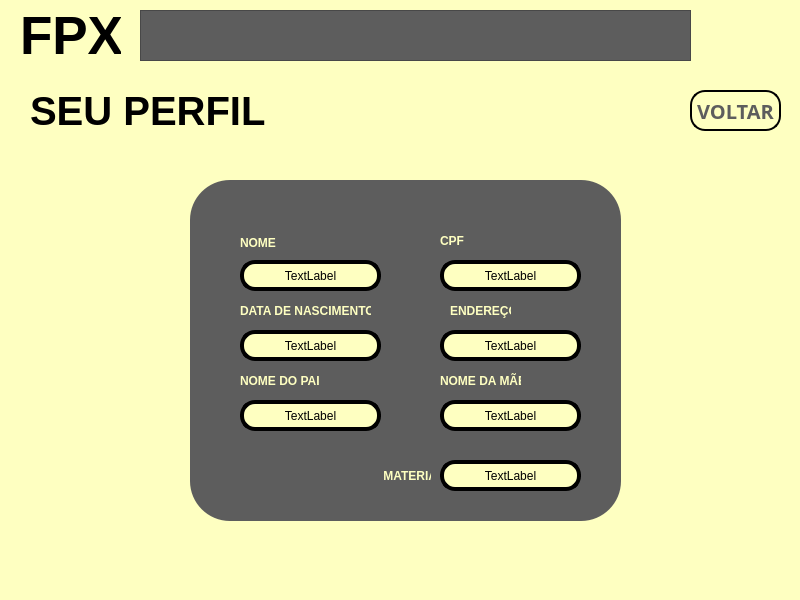
<?xml version="1.0" encoding="UTF-8"?>
<ui version="4.0">
 <class>MainWindow</class>
 <widget class="QMainWindow" name="MainWindow">
  <property name="geometry">
   <rect>
    <x>0</x>
    <y>0</y>
    <width>800</width>
    <height>600</height>
   </rect>
  </property>
  <property name="minimumSize">
   <size>
    <width>800</width>
    <height>600</height>
   </size>
  </property>
  <property name="maximumSize">
   <size>
    <width>800</width>
    <height>600</height>
   </size>
  </property>
  <property name="windowTitle">
   <string>Meu Perfil</string>
  </property>
  <property name="windowIcon">
   <iconset>
    <normaloff>../../../Downloads/guilherme puto/sources/Icone janela.png</normaloff>../../../Downloads/guilherme puto/sources/Icone janela.png</iconset>
  </property>
  <property name="styleSheet">
   <string notr="true">background-color: rgb(254, 255, 193);</string>
  </property>
  <widget class="QWidget" name="centralwidget">
   <widget class="QLabel" name="label">
    <property name="geometry">
     <rect>
      <x>20</x>
      <y>10</y>
      <width>101</width>
      <height>51</height>
     </rect>
    </property>
    <property name="font">
     <font>
      <pointsize>40</pointsize>
      <weight>75</weight>
      <bold>true</bold>
     </font>
    </property>
    <property name="text">
     <string>FPX</string>
    </property>
   </widget>
   <widget class="QFrame" name="frame">
    <property name="geometry">
     <rect>
      <x>140</x>
      <y>10</y>
      <width>551</width>
      <height>51</height>
     </rect>
    </property>
    <property name="styleSheet">
     <string notr="true">background-color: rgb(93, 93, 93);</string>
    </property>
    <property name="frameShape">
     <enum>QFrame::StyledPanel</enum>
    </property>
    <property name="frameShadow">
     <enum>QFrame::Raised</enum>
    </property>
   </widget>
   <widget class="QLabel" name="label_2">
    <property name="geometry">
     <rect>
      <x>30</x>
      <y>80</y>
      <width>241</width>
      <height>61</height>
     </rect>
    </property>
    <property name="font">
     <font>
      <pointsize>30</pointsize>
      <weight>75</weight>
      <bold>true</bold>
     </font>
    </property>
    <property name="text">
     <string>SEU PERFIL</string>
    </property>
   </widget>
   <widget class="QFrame" name="frame_2">
    <property name="geometry">
     <rect>
      <x>190</x>
      <y>180</y>
      <width>431</width>
      <height>341</height>
     </rect>
    </property>
    <property name="styleSheet">
     <string notr="true">background-color: rgb(93, 93, 93);
border-radius: 40px;
border-style: outset;
border- width: 4px;</string>
    </property>
    <property name="frameShape">
     <enum>QFrame::StyledPanel</enum>
    </property>
    <property name="frameShadow">
     <enum>QFrame::Raised</enum>
    </property>
    <widget class="QLabel" name="label_3">
     <property name="geometry">
      <rect>
       <x>50</x>
       <y>80</y>
       <width>141</width>
       <height>31</height>
      </rect>
     </property>
     <property name="styleSheet">
      <string notr="true">background-color: rgb(254, 255, 193);
border-radius: 15px;
border-style: outset;
border-width: 4px;</string>
     </property>
     <property name="text">
      <string>TextLabel</string>
     </property>
     <property name="alignment">
      <set>Qt::AlignCenter</set>
     </property>
    </widget>
    <widget class="QLabel" name="label_5">
     <property name="geometry">
      <rect>
       <x>50</x>
       <y>150</y>
       <width>141</width>
       <height>31</height>
      </rect>
     </property>
     <property name="styleSheet">
      <string notr="true">background-color: rgb(254, 255, 193);
border-radius: 15px;
border-style: outset;
border-width: 4px;</string>
     </property>
     <property name="text">
      <string>TextLabel</string>
     </property>
     <property name="alignment">
      <set>Qt::AlignCenter</set>
     </property>
    </widget>
    <widget class="QLabel" name="label_7">
     <property name="geometry">
      <rect>
       <x>50</x>
       <y>220</y>
       <width>141</width>
       <height>31</height>
      </rect>
     </property>
     <property name="styleSheet">
      <string notr="true">background-color: rgb(254, 255, 193);
border-radius: 15px;
border-style: outset;
border-width: 4px;</string>
     </property>
     <property name="text">
      <string>TextLabel</string>
     </property>
     <property name="alignment">
      <set>Qt::AlignCenter</set>
     </property>
    </widget>
    <widget class="QLabel" name="label_8">
     <property name="geometry">
      <rect>
       <x>250</x>
       <y>220</y>
       <width>141</width>
       <height>31</height>
      </rect>
     </property>
     <property name="styleSheet">
      <string notr="true">background-color: rgb(254, 255, 193);
border-radius: 15px;
border-style: outset;
border-width: 4px;</string>
     </property>
     <property name="text">
      <string>TextLabel</string>
     </property>
     <property name="alignment">
      <set>Qt::AlignCenter</set>
     </property>
    </widget>
    <widget class="QLabel" name="label_9">
     <property name="geometry">
      <rect>
       <x>250</x>
       <y>150</y>
       <width>141</width>
       <height>31</height>
      </rect>
     </property>
     <property name="styleSheet">
      <string notr="true">background-color: rgb(254, 255, 193);
border-radius: 15px;
border-style: outset;
border-width: 4px;</string>
     </property>
     <property name="text">
      <string>TextLabel</string>
     </property>
     <property name="alignment">
      <set>Qt::AlignCenter</set>
     </property>
    </widget>
    <widget class="QLabel" name="label_10">
     <property name="geometry">
      <rect>
       <x>250</x>
       <y>80</y>
       <width>141</width>
       <height>31</height>
      </rect>
     </property>
     <property name="styleSheet">
      <string notr="true">background-color: rgb(254, 255, 193);
border-radius: 15px;
border-style: outset;
border-width: 4px;</string>
     </property>
     <property name="text">
      <string>TextLabel</string>
     </property>
     <property name="alignment">
      <set>Qt::AlignCenter</set>
     </property>
    </widget>
    <widget class="QLabel" name="label_11">
     <property name="geometry">
      <rect>
       <x>50</x>
       <y>52</y>
       <width>47</width>
       <height>21</height>
      </rect>
     </property>
     <property name="font">
      <font>
       <weight>75</weight>
       <bold>true</bold>
      </font>
     </property>
     <property name="styleSheet">
      <string notr="true">color: rgb(254, 255, 193);</string>
     </property>
     <property name="text">
      <string>NOME</string>
     </property>
    </widget>
    <widget class="QLabel" name="label_12">
     <property name="geometry">
      <rect>
       <x>250</x>
       <y>50</y>
       <width>47</width>
       <height>21</height>
      </rect>
     </property>
     <property name="font">
      <font>
       <weight>75</weight>
       <bold>true</bold>
      </font>
     </property>
     <property name="styleSheet">
      <string notr="true">color: rgb(254, 255, 193);</string>
     </property>
     <property name="text">
      <string>CPF</string>
     </property>
    </widget>
    <widget class="QLabel" name="label_13">
     <property name="geometry">
      <rect>
       <x>50</x>
       <y>120</y>
       <width>131</width>
       <height>21</height>
      </rect>
     </property>
     <property name="font">
      <font>
       <weight>75</weight>
       <bold>true</bold>
      </font>
     </property>
     <property name="styleSheet">
      <string notr="true">color: rgb(254, 255, 193);</string>
     </property>
     <property name="text">
      <string>DATA DE NASCIMENTO</string>
     </property>
    </widget>
    <widget class="QLabel" name="label_14">
     <property name="geometry">
      <rect>
       <x>260</x>
       <y>120</y>
       <width>61</width>
       <height>21</height>
      </rect>
     </property>
     <property name="font">
      <font>
       <weight>75</weight>
       <bold>true</bold>
      </font>
     </property>
     <property name="styleSheet">
      <string notr="true">color: rgb(254, 255, 193);</string>
     </property>
     <property name="text">
      <string>ENDEREÇO</string>
     </property>
    </widget>
    <widget class="QLabel" name="label_15">
     <property name="geometry">
      <rect>
       <x>50</x>
       <y>190</y>
       <width>81</width>
       <height>21</height>
      </rect>
     </property>
     <property name="font">
      <font>
       <weight>75</weight>
       <bold>true</bold>
      </font>
     </property>
     <property name="styleSheet">
      <string notr="true">color: rgb(254, 255, 193);</string>
     </property>
     <property name="text">
      <string>NOME DO PAI</string>
     </property>
    </widget>
    <widget class="QLabel" name="label_16">
     <property name="geometry">
      <rect>
       <x>250</x>
       <y>190</y>
       <width>81</width>
       <height>21</height>
      </rect>
     </property>
     <property name="font">
      <font>
       <weight>75</weight>
       <bold>true</bold>
      </font>
     </property>
     <property name="styleSheet">
      <string notr="true">color: rgb(254, 255, 193);</string>
     </property>
     <property name="text">
      <string>NOME DA MÃE</string>
     </property>
    </widget>
    <widget class="QLabel" name="label_17">
     <property name="geometry">
      <rect>
       <x>250</x>
       <y>280</y>
       <width>141</width>
       <height>31</height>
      </rect>
     </property>
     <property name="styleSheet">
      <string notr="true">background-color: rgb(254, 255, 193);
border-radius: 15px;
border-style: outset;
border-width: 4px;</string>
     </property>
     <property name="text">
      <string>TextLabel</string>
     </property>
     <property name="alignment">
      <set>Qt::AlignCenter</set>
     </property>
    </widget>
    <widget class="QLabel" name="label_18">
     <property name="geometry">
      <rect>
       <x>150</x>
       <y>280</y>
       <width>91</width>
       <height>31</height>
      </rect>
     </property>
     <property name="font">
      <font>
       <weight>75</weight>
       <bold>true</bold>
      </font>
     </property>
     <property name="styleSheet">
      <string notr="true">color: rgb(254, 255, 193);</string>
     </property>
     <property name="text">
      <string>             MATERIA</string>
     </property>
    </widget>
   </widget>
   <widget class="QPushButton" name="pushButton">
    <property name="geometry">
     <rect>
      <x>690</x>
      <y>90</y>
      <width>91</width>
      <height>41</height>
     </rect>
    </property>
    <property name="font">
     <font>
      <family>Yu Gothic</family>
      <pointsize>15</pointsize>
      <weight>75</weight>
      <italic>false</italic>
      <bold>true</bold>
     </font>
    </property>
    <property name="styleSheet">
     <string notr="true">color: rgb(93, 93, 93);
border-style: outset;
border-width: 2px;
border-radius: 15px;
border-color: black;
</string>
    </property>
    <property name="text">
     <string>VOLTAR</string>
    </property>
   </widget>
  </widget>
  <widget class="QMenuBar" name="menubar">
   <property name="geometry">
    <rect>
     <x>0</x>
     <y>0</y>
     <width>800</width>
     <height>21</height>
    </rect>
   </property>
  </widget>
  <widget class="QStatusBar" name="statusbar"/>
 </widget>
 <resources/>
 <connections/>
</ui>
